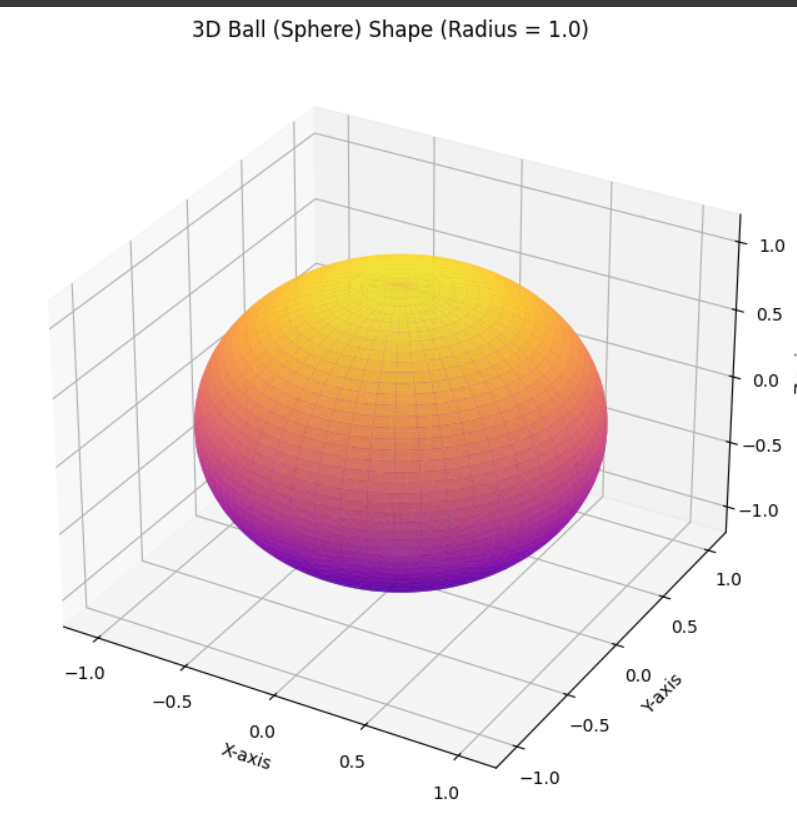

Write the Python code that produced this figure.
import numpy as np
import matplotlib.pyplot as plt
from mpl_toolkits.mplot3d import Axes3D # Required for 3D projection

def plot_ball_shape(radius: float = 1.0):
    """
    Generates and plots a 3D ball (sphere) shape.A

    Args:
        radius (float): The radius of the sphere. Default is 1.0.
    """
    if radius <= 0:
        print("Error: Radius must be a positive value.")
        return

    # Create parameter arrays for the sphere (angles u and v)
    # u (azimuthal angle) sweeps around the equator, from 0 to 2*pi
    # v (polar angle) sweeps from pole to pole, from 0 to pi
    u = np.linspace(0, 2 * np.pi, 100) # Azimuthal angle
    v = np.linspace(0, np.pi, 100)    # Polar angle

    # Create 2D grids for u and v using np.meshgrid
    # This allows us to apply the equations to all combinations of u and v
    u, v = np.meshgrid(u, v)

    # Parametric equations for a sphere:
    # x = radius * cos(u) * sin(v)
    # y = radius * sin(u) * sin(v)
    # z = radius * cos(v)
    x = radius * np.cos(u) * np.sin(v)
    y = radius * np.sin(u) * np.sin(v)
    z = radius * np.cos(v)

    # Create a new figure and a 3D subplot
    fig = plt.figure(figsize=(8, 8)) # Set figure size for better visualization
    ax = fig.add_subplot(111, projection='3d') # Add a 3D subplot

    # Plot the surface of the sphere
    # cmap='plasma' sets the color map for the surface
    # alpha=0.8 sets the transparency of the surface
    ax.plot_surface(x, y, z, cmap='plasma', alpha=0.8)

    # Set labels for the axes
    ax.set_xlabel('X-axis')
    ax.set_ylabel('Y-axis')
    ax.set_zlabel('Z-axis')

    # Set title for the plot
    ax.set_title(f'3D Ball (Sphere) Shape (Radius = {radius})')

    # Ensure equal aspect ratio for a proper spherical appearance
    # This is important so the sphere doesn't look stretched.
    # We set limits based on the radius.
    max_dim = radius * 1.2 # Add a little padding to the limits
    min_dim = -radius * 1.2
    ax.set_xlim([min_dim, max_dim])
    ax.set_ylim([min_dim, max_dim])
    ax.set_zlim([min_dim, max_dim])

    # Show the plot
    plt.show()

if __name__ == "__main__":
    # You can call the function with the default radius
    plot_ball_shape()

    # Or you can experiment with different radii
    # plot_ball_shape(radius=2.5)
    # plot_ball_shape(radius=0.7)
